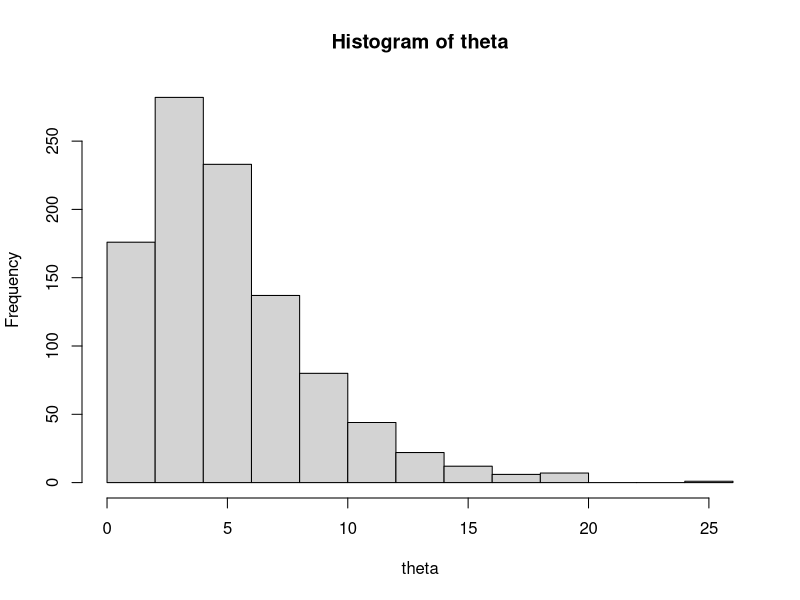

Source code (R): (Note: this script raises an error after producing the figure.)
## ---- chunk 1
set.seed(1234)
N <- 1000
theta <- rgamma(N, 2, 0.4)
hist(theta)
## ---- chunk 2
rgamma(N, )
## ---- chunk 3
y = 0.082 # alkohol procent
gr <- 0.08
# test udstyr std på 0.01
sig <- 0.01
## ---- chunk 4
set.seed(1234)
N <- 1000
theta <- rgamma(N, 2, 0.4)
hist(theta)

## ---- chunk 5
nor <- rnorm(N,0.05, (1/4))
hist(nor)
## ---- chunk 6
d <- density(nor) # returns the density data
plot(d) 
